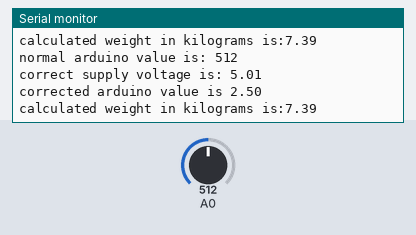
A sketch run on a simulated ATtiny85, built with avr-gcc and run on an emulated ATtiny85. On the bench: the last lines printed to the serial monitor. Inputs (shaded band) come from the test bench; at power-on: A0 = 512.

Above: at 5.8 s.
5.9 s: A0 set to 716
At 10.7 s:
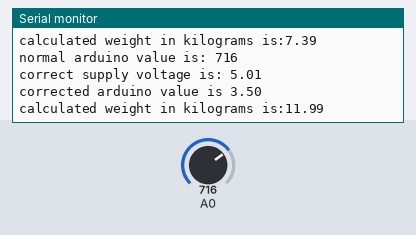
11.9 s: A0 set to 900
At 16.4 s:
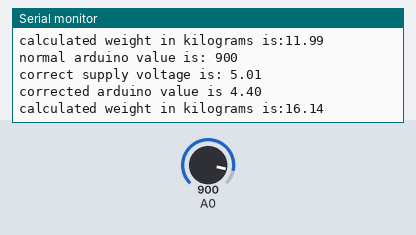
Timing chart, 0 to 17.9 s (numbered marks = the images above; inputs shaded):
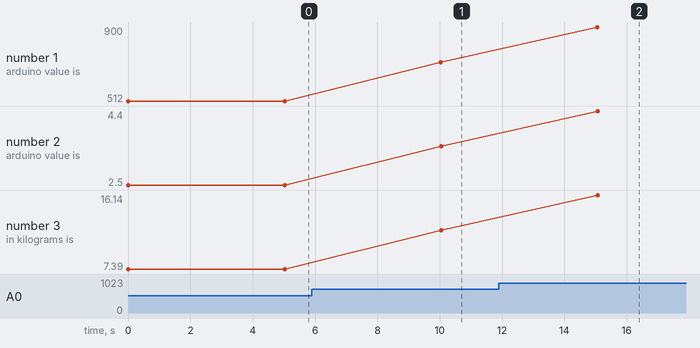

The sketch:

voltmeter.ino
```cpp
#include <SPI.h>
#include <stdlib.h>

// pin definition for the Uno
#define cs   10
#define dc   9
#define rst  8

const float offset = 4.1056; // offset for the load cell to indicate 0 load at 2.5 V
const float vpp = 0.0048828125; // 5V/1024 for ADC conversion
const float totalLoad = 22.68; // maximum load capacity 12.5 pounds
const float a = 1100; // Amplifier Gain
const float s = 0.0008998; // load cell sensitivity
const float ve = 4.97; //Excitation voltage
float points;
float voltage;
float load;
float numerator; // numerator of load calculation
float voutmax; // denominator of load calculation

char buff[10];


void setup() {
  Serial.begin(115200);
  pinMode(A0, INPUT);
}

void loop() {

  // read normal Arduino value

  int in0 = analogRead(A0);
  float val0 = in0 * 5.0 / 1024.0;

  // read correct supply voltage

  float supply = readVcc() / 1000.0;
  float val0Corrected = supply / 5 * val0;

  float weight = calculateweight(val0Corrected);

 Serial.print("normal arduino value is: ");
 Serial.println(in0);

 Serial.print("correct supply voltage is: ");
 Serial.println(supply);

 Serial.print("corrected arduino value is ");
 Serial.println(val0Corrected);

 Serial.print("calculated weight in kilograms is:");
 Serial.println(load);

  delay(5000);
}

long readVcc() {
  long result;
  // Read 1.1V reference against AVcc
#if defined(__AVR_ATmega32U4__) || defined(__AVR_ATmega1280__) || defined(__AVR_ATmega2560__)
  ADMUX = _BV(REFS0) | _BV(MUX4) | _BV(MUX3) | _BV(MUX2) | _BV(MUX1);
#elif defined (__AVR_ATtiny24__) || defined(__AVR_ATtiny44__) || defined(__AVR_ATtiny84__)
  ADMUX = _BV(MUX5) | _BV(MUX0);
#elif defined (__AVR_ATtiny25__) || defined(__AVR_ATtiny45__) || defined(__AVR_ATtiny85__)
  ADMUX = _BV(MUX3) | _BV(MUX2);
#else
  ADMUX = _BV(REFS0) | _BV(MUX3) | _BV(MUX2) | _BV(MUX1);
#endif
  delay(2); // Wait for Vref to settle
  ADCSRA |= _BV(ADSC); // Convert
  while (bit_is_set(ADCSRA, ADSC));
  result = ADCL;
  result |= ADCH << 8;
  result = 1126400L / result; // Calculate Vcc (in mV); 1126400 = 1.1*1024*1000
  return result;
}

float calculateweight(float val0Corrected){
  numerator = totalLoad * (val0Corrected);
  voutmax = s * a * ve;              // raw output voltage to its maximum rated capacity
  load = numerator/voutmax - 4.15; // weight in kgs

 if(load >= 0 && load <= 0.05 )
 {
    load = 0;
 }
  return load;
}
```

Measured:
- after the input at 5.9 s, the serial monitor: prints a new line after 4.1 s (image 1)
- after the input at 11.9 s, the serial monitor: prints a new line after 3.2 s (image 2)
- plotted number 1: 512 → 716 after the input at 5.9 s, 716 → 900 after the input at 11.9 s
- plotted number 2: 2.5 → 3.5 after the input at 5.9 s, 3.5 → 4.4 after the input at 11.9 s
- plotted number 3: 7.39 → 11.99 after the input at 5.9 s, 11.99 → 16.14 after the input at 11.9 s
